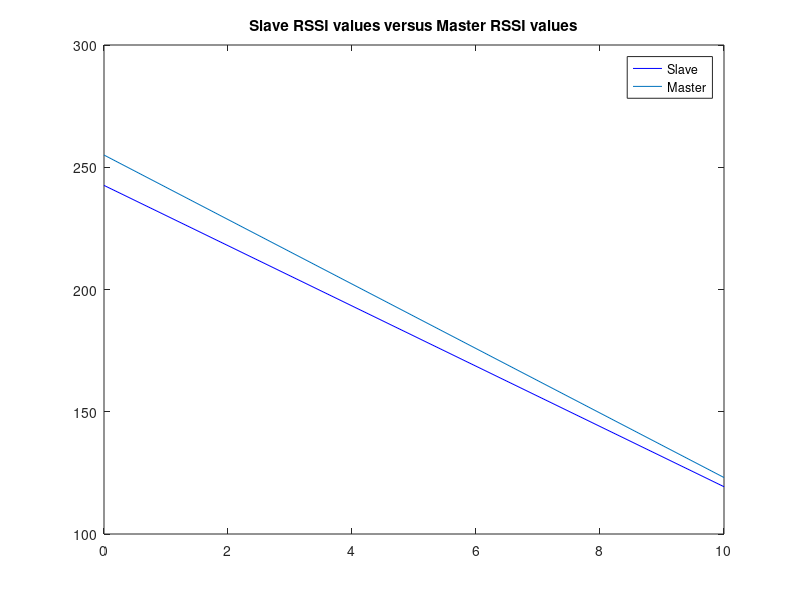

Recreate this plot in MATLAB.
fifteen_rssi = [38 65 62 4 50 44 44 53 54 60 78 77 74 67 68 72 72 79 80 80 80 85 82 87 87 81 81 78 74 78 78 80 84 84 76 80 78 58 69 65 63 69 69 62 70 70 66 63 69 69 74 69 66 57 66 72 69 64 64 71 74 77 77 65 71 67 68 68 80 67 66 58 58 58 72 69 72 65 62 62 62 62 62 62 62 62 65 71 71 81 76 76 65 55 49 60 40 28 2 59 ];
five_rssi = [62 62 46 46 46 46 81 81 81 81 62 86 86 86 86 73 67 67 67 67 67 48 53 62 62 61 61 52 52 66 66 69 56 67 70 71 45 45 45 45 45 77 78 70 70 75 64 64 82 82 92 91 93 90 89 96 90 88 91 94 94 94 88 94 94 94 98 96 94 99 99 95 77 68 72 71 91 91 91 91 86 90 90 90 103 109 111 86 97 65 54 62 62 62 87 85 85 89 107 107 ];
forty_five_rssi = [42 43 43 26 26 45 38 38 38 46 46 33 42 40 48 43 21 21 21 21 5 5 20 20 9 21 21 21 21 16 1 2 2 2 2 2 2 2 2 2 2 2 2 2 2 24 24 24 2 26 29 24 24 11 14 11 13 13 34 34 44 52 63 49 54 54 18 57 57 55 65 70 70 69 69 72 77 66 75 78 72 59 65 71 67 71 65 68 68 62 63 57 50 48 56 56 58 63 53 60 ];
ten_rssi = [76 79 53 36 62 74 5 64 62 78 56 94 111 54 129 139 137 135 133 129 126 129 132 133 128 134 132 131 132 133 132 129 131 132 132 131 130 131 131 131 131 134 134 134 133 131 132 132 135 133 133 134 133 134 138 135 135 133 133 134 131 133 135 133 133 134 134 132 133 134 133 133 132 134 133 134 132 134 134 132 132 132 133 132 132 131 132 131 133 133 133 133 133 131 131 132 136 134 134 132 ];
thirty_rssi = [60 42 42 62 70 70 49 50 50 50 59 59 48 49 49 66 66 66 66 66 66 66 47 52 52 60 52 52 61 61 60 60 61 61 70 70 66 63 66 55 54 53 53 38 55 64 62 62 57 54 59 63 72 72 70 78 70 66 67 65 62 58 44 49 53 55 59 51 47 60 60 60 60 65 65 52 48 48 48 45 43 43 43 48 48 57 56 43 42 46 35 38 38 45 47 52 58 56 59 54 ];
zero_rssi = [255 255 255 255 255 255 255 255 255 255 255 255 255 255 255 255 255 255 255 255 255 255 255 255 255 255 255 255 255 255 255 255 255 255 255 255 255 255 255 255 255 255 255 255 255 255 255 255 255 255 255 255 255 255 255 255 255 255 255 255 255 255 255 255 255 255 255 255 255 255 255 255 255 255 255 255 255 255 255 255 255 255 255 255 255 255 255 255 255 255 255 255 255 255 255 255 255 255 255 255 ];
slave_zero_rssi = [36 241 231 250 240 242 244 241 239 239 241 239 240 245 249 248 246 253 241 239 243 245 241 244 245 246 246 248 242 243 243 241 242 247 242 244 247 248 246 245 244 247 245 240 244 243 242 244 246 246 243 248 242 244 247 246 244 245 246 248 247 248 248 244 252 246 245 250 247 247 246 244 246 243 250 251 245 245 249 246 247 236 248 250 247 250 243 247 246 243 249 243 243 240 244 243 241 244 245 244 ];
slave_ten_rssi = [36 68 77 46 24 54 68 0 57 54 72 44 92 101 46 125 137 135 131 130 128 124 127 131 130 131 132 131 128 129 131 130 127 129 130 128 129 129 128 129 130 131 129 132 131 129 130 132 132 132 132 131 133 133 133 133 131 130 130 130 130 132 132 131 132 132 132 131 131 130 132 132 132 132 132 131 131 131 132 131 131 130 130 130 130 129 130 130 132 131 131 131 130 130 126 130 132 130 130 130 ];
mean_fifteen = mean(fifteen_rssi);
mean_five = mean(five_rssi);
mean_forty_five = mean(forty_five_rssi);
mean_ten = mean(ten_rssi);
mean_thirty = mean(thirty_rssi);
mean_zero = mean(zero_rssi);
mean_slave_zero = mean(slave_zero_rssi);
mean_slave_ten = mean(slave_ten_rssi);



distances = [0 5 10 15 30 45];
means = [mean_zero mean_five mean_ten mean_fifteen mean_thirty mean_forty_five];
mean_slaves = [mean_slave_zero mean_slave_ten];
compare_distances = [0 10]
mean_master = [mean_zero mean_ten]

%plot(distances,means)
%title('Distance vs mean RSSI')
%coeffs = polyfit(distances, means, 3);
% Get fitted values
%fittedX = linspace(min(distances), max(distances), 200);
%fittedY = polyval(coeffs, fittedX);
% Plot the fitted line
%hold on;
%plot(fittedX, fittedY, 'r-', 'LineWidth', 3);

% transmission_ratios = [100 100 100 100 100 100];
% plot(distances,transmission_ratios)
% title('Distance versus Transmission Ratios');

plot(compare_distances, mean_slaves,'b',compare_distances,mean_master);
legend({'Slave','Master'})
title('Slave RSSI values versus Master RSSI values');
